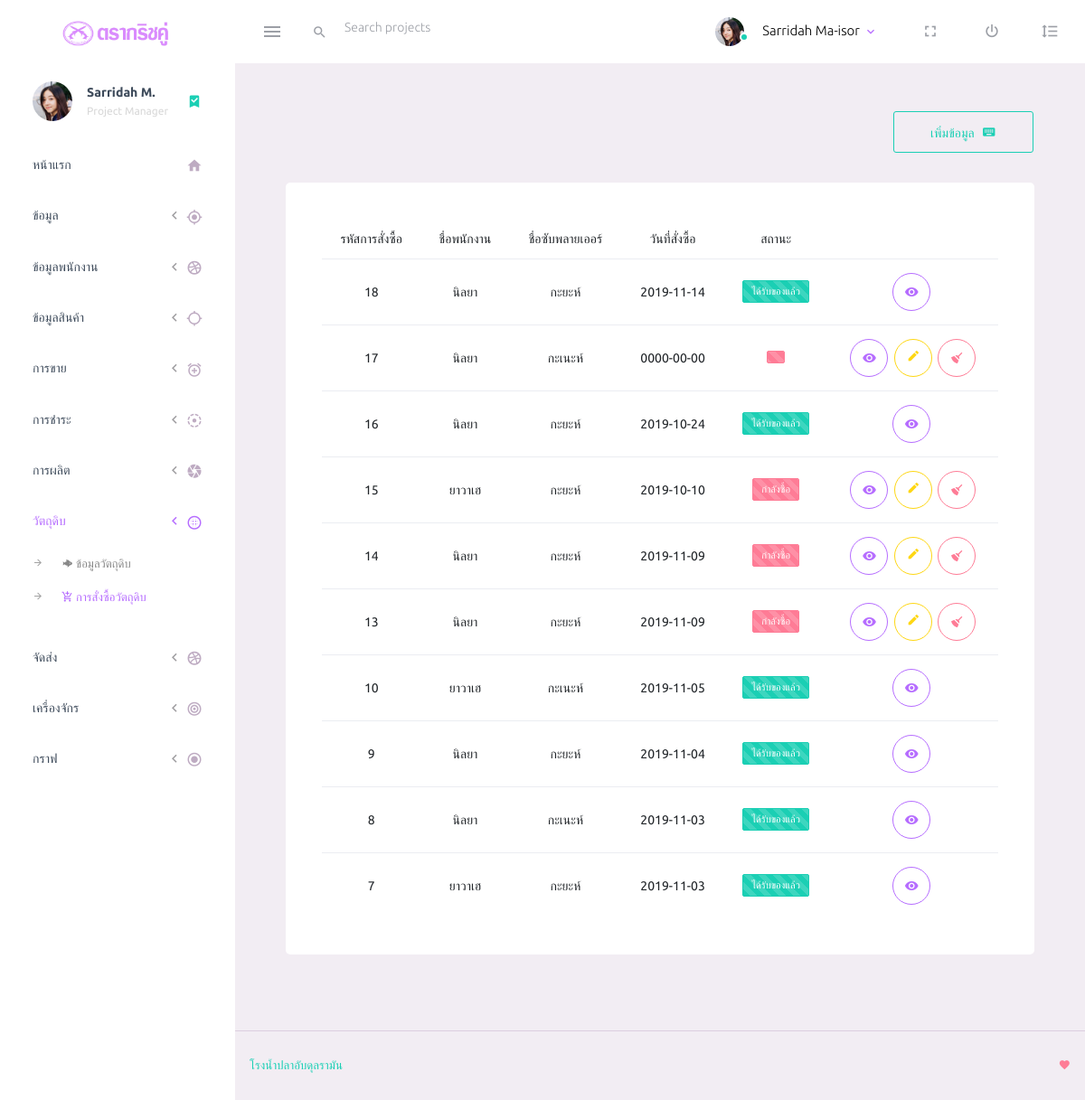
The page /pages/ui-features/ordermaterial/ordermaterial.php on the database its author committed.
### tables this page shows
CREATE TABLE `odrer_matr` (
  `odrer_matr_id` int(10) NOT NULL,
  `e_id` int(10) NOT NULL,
  `supplier_id` int(10) NOT NULL,
  `date_matr` date NOT NULL,
  `status` varchar(20) NOT NULL DEFAULT 'กำลังซื้อ'
);

CREATE TABLE `employee` (
  `e_id` int(10) NOT NULL,
  `e_name` varchar(50) DEFAULT NULL,
  `e_surename` varchar(50) DEFAULT NULL,
  `e_gender` varchar(10) DEFAULT NULL,
  `e_address` varchar(100) DEFAULT NULL,
  `e_phone` varchar(10) DEFAULT NULL,
  `e_email` varchar(50) DEFAULT NULL,
  `e_rank` varchar(20) DEFAULT NULL
);

CREATE TABLE `supplier` (
  `supplier_id` int(10) NOT NULL,
  `supplier_name` varchar(30) DEFAULT NULL,
  `supplier_address` varchar(100) DEFAULT NULL,
  `supplier_phone` varchar(10) DEFAULT NULL
);

### pages/ui-features/ordermaterial/ordermaterial.php (the view, shortened to what this page needs)
<!DOCTYPE html>
<html lang="en">
<head>
    <link rel="stylesheet" href="../../../vendors/iconfonts/mdi/css/materialdesignicons.min.css">
    <link rel="stylesheet" href="../../../vendors/css/vendor.bundle.base.css">
    <link rel="stylesheet" href="../../../css/style.css">
</head>
<body>
    <div class="container-scroller">
        <?php include('../../partials/_navbar.php') ?>
        <div class="container-fluid page-body-wrapper">
            <?php include('../../partials/_sidebar.php') ?>
            <div class="main-panel">
                <div class="content-wrapper">
                    <div class="page-header">
                        <nav aria-label="breadcrumb">
                            <ol class="breadcrumb">
                                <a href="insertordermaterial.php">
                                    <button type="button" class="btn btn-outline-success btn-icon-text">เพิ่มข้อมูล<i class='mdi mdi-keyboard btn-icon-append'></i></button></a>&nbsp;
                            </ol>
                        </nav>
                    </div>
                    <div class="col-lg-12 grid-margin stretch-card">
                        <div class="card">
                            <div class="card-body">
                                <table class="table table-striped">
                                    <thead align="center">
                                        <tr>
                                            <th>
                                                รหัสการสั่งซื้อ
                                            </th>
                                            <th>
                                                ชื่อพนักงาน
                                            </th>
                                            <th>
                                                ชื่อซับพลายเออร์
                                            </th>
                                            <th>
                                                วันที่สั่งซื้อ
                                            </th>
                                            <th>
                                                สถานะ
                                            </th>
                                            <th>
                                            </th>
                                            <?php include('../../../lib/config.php') ?>
                                            <?php
                                            $sql = "SELECT * FROM   odrer_matr
                                            INNER JOIN employee on employee.e_id = odrer_matr.e_id
                                            INNER JOIN supplier on supplier.supplier_id = odrer_matr.supplier_id ORDER BY  odrer_matr.odrer_matr_id DESC ";
                                            $result = $conn->query($sql);
                                            if ($result->num_rows > 0) {
                                                while ($row = $result->fetch_assoc()) {
                                                    echo "<tr>";
                                                    echo "<td>" . $row['odrer_matr_id'] . "</td>";
                                                    echo "<td>" . $row['e_name'] . "</td>";
                                                    echo "<td>" . $row['supplier_name'] . "</td>";
                                                    echo "<td>" . $row['date_matr'] . "</td>";
                                                    if ($row["status"] == 'ได้รับของแล้ว') {
                                                        echo "<td> <label class='badge badge-success  progress-bar-striped'> " . $row["status"] . "</td>";
                                                    } else
                                                        echo "<td> <label class='badge badge-danger  progress-bar-striped'> " . $row["status"] . "</td>";
                                                  if ($row["status"] == 'ได้รับของแล้ว') {
                                                    echo "<td>
                                    <a href='viewom.php?id=$row[odrer_matr_id]'><button type='button' class='btn btn-outline-primary btn-rounded btn-icon'><i class='mdi mdi-eye' ></i></button></a>&nbsp;</td>";
                                                  }else {
                                     echo "<td>
                                     <a href='viewom.php?id=$row[odrer_matr_id]'><button type='button' class='btn btn-outline-primary btn-rounded btn-icon'><i class='mdi mdi-eye' ></i></button></a>&nbsp;
                                    <a href='updateordermaterial.php?id=$row[odrer_matr_id]'><button type='button' class='btn btn-outline-warning btn-rounded btn-icon'>
                          <i class='mdi mdi-border-color text-warning' ></i></button></a>&nbsp;
                                    <a href='db-deleteordermaterial.php?id=$row[odrer_matr_id]'><button type='button' class='btn btn-outline-danger btn-rounded btn-icon'><i class='mdi mdi-broom text-danger'></i> </button></td>";
                                                  }
                                                    echo "</tr>";
                                                }
                                            }
                                            ?>
                                        </tr>
                                    </thead>
                                </table>
                            </div>
                        </div>
                    </div>
                </div>
                <?php include('../../partials/_footer.php') ?>
            </div>
        </div>
    </div>
</body>
</html>

### rows shown on the page
odrer_matr: odrer_matr_id "18", e.e_name "นิลยา", supplier.supplier_name "กะยะห์", date_matr "2019-11-14", status "ได้รับของแล้ว"
odrer_matr: odrer_matr_id "17", e.e_name "นิลยา", supplier.supplier_name "กะเนะห์", date_matr "0000-00-00"
odrer_matr: odrer_matr_id "16", e.e_name "นิลยา", supplier.supplier_name "กะยะห์", date_matr "2019-10-24", status "ได้รับของแล้ว"
odrer_matr: odrer_matr_id "15", e.e_name "ยาวาเฮ", supplier.supplier_name "กะยะห์", date_matr "2019-10-10", status "กำลังซื้อ"
odrer_matr: odrer_matr_id "14", e.e_name "นิลยา", supplier.supplier_name "กะยะห์", date_matr "2019-11-09", status "กำลังซื้อ"
odrer_matr: odrer_matr_id "13", e.e_name "นิลยา", supplier.supplier_name "กะยะห์", date_matr "2019-11-09", status "กำลังซื้อ"
odrer_matr: odrer_matr_id "10", e.e_name "ยาวาเฮ", supplier.supplier_name "กะเนะห์", date_matr "2019-11-05", status "ได้รับของแล้ว"
odrer_matr: odrer_matr_id "9", e.e_name "นิลยา", supplier.supplier_name "กะยะห์", date_matr "2019-11-04", status "ได้รับของแล้ว"
odrer_matr: odrer_matr_id "8", e.e_name "นิลยา", supplier.supplier_name "กะเนะห์", date_matr "2019-11-03", status "ได้รับของแล้ว"
odrer_matr: odrer_matr_id "7", e.e_name "ยาวาเฮ", supplier.supplier_name "กะยะห์", date_matr "2019-11-03", status "ได้รับของแล้ว"
